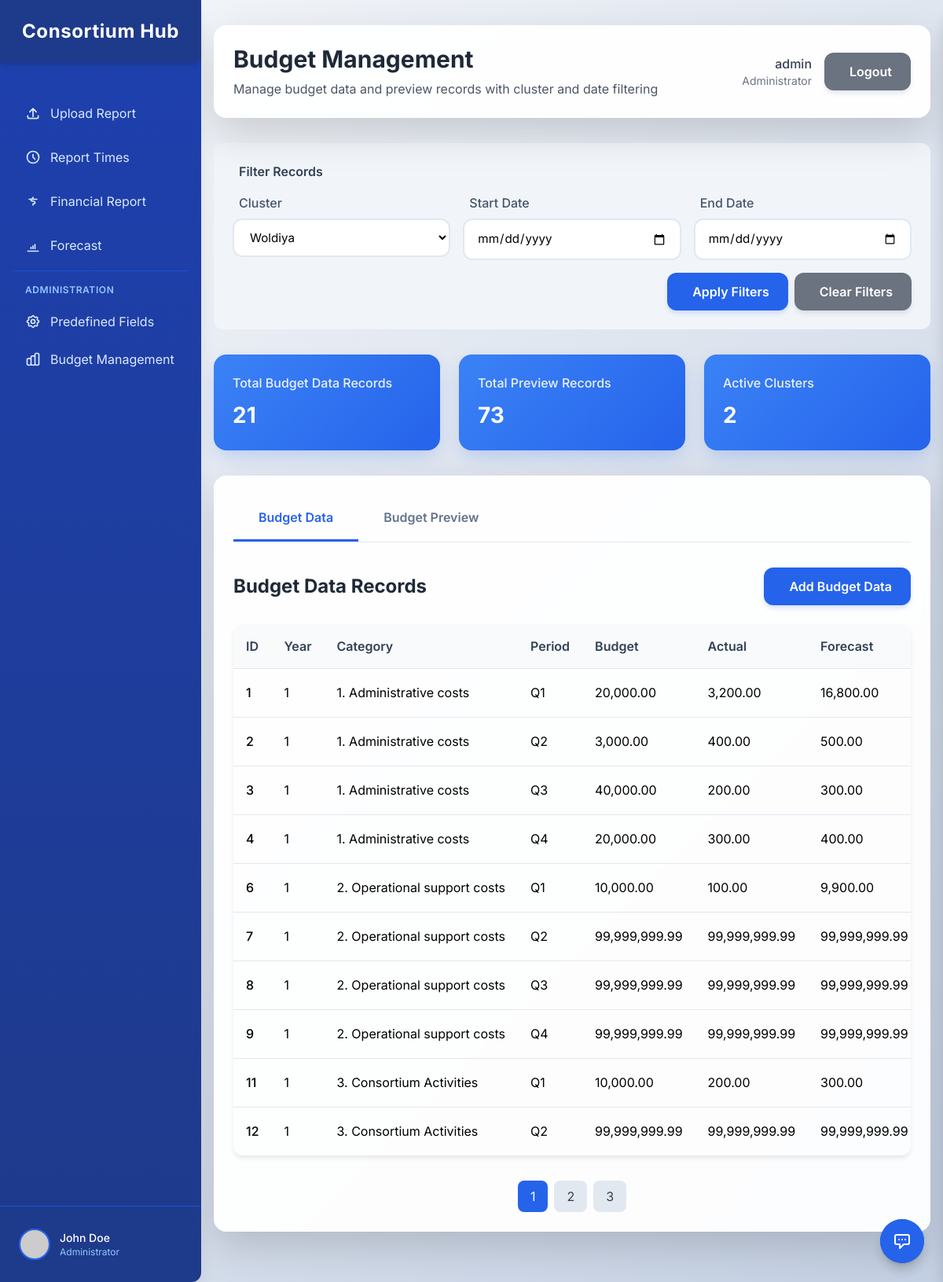
The page /admin_budget_management.php?cluster=Woldiya (signed in) on the database its author committed.
### tables this page shows
CREATE TABLE `budget_data` (
  `id` int(11) NOT NULL,
  `year` int(11) NOT NULL,
  `category_name` varchar(255) NOT NULL,
  `period_name` varchar(50) NOT NULL,
  `budget` decimal(10,2) DEFAULT NULL,
  `actual` decimal(10,2) DEFAULT NULL,
  `forecast` decimal(10,2) DEFAULT NULL,
  `actual_plus_forecast` decimal(10,2) DEFAULT NULL,
  `variance_percentage` decimal(5,2) DEFAULT NULL,
  `quarter_number` tinyint(4) DEFAULT NULL,
  `start_date` date DEFAULT NULL,
  `end_date` date DEFAULT NULL,
  `certified` enum('certified','uncertified') DEFAULT 'uncertified',
  `cluster` varchar(100) DEFAULT NULL,
  `year2` int(11) DEFAULT NULL
);

### admin_budget_management.php (the view, shortened to what this page needs)
<?php
include 'setup_database.php';
$clustersQuery = "SELECT * FROM clusters WHERE is_active = 1 ORDER BY cluster_name";
$clustersResult = $conn->query($clustersQuery);
$clusters = [];
if ($clustersResult && $clustersResult->num_rows > 0) {
    while ($row = $clustersResult->fetch_assoc()) {
        $clusters[] = $row;
    }
}
$selected_cluster = isset($_GET['cluster']) ? $_GET['cluster'] : '';
$start_date = isset($_GET['start_date']) ? $_GET['start_date'] : '';
$end_date = isset($_GET['end_date']) ? $_GET['end_date'] : '';
$records_per_page = 10;
$page = isset($_GET['page']) ? (int)$_GET['page'] : 1;
$offset = ($page - 1) * $records_per_page;
$budgetDataQuery = "SELECT * FROM budget_data WHERE 1=1";
$countQuery = "SELECT COUNT(*) as total FROM budget_data WHERE 1=1";
$params = [];
$types = "";
if (!empty($selected_cluster)) {
    $budgetDataQuery .= " AND cluster = ?";
    $countQuery .= " AND cluster = ?";
    $params[] = $selected_cluster;
    $types .= "s";
}
$budgetDataQuery .= " ORDER BY year DESC, category_name, period_name LIMIT ? OFFSET ?";
$budgetDataParams = array_merge($params, [$records_per_page, $offset]);
$budgetDataTypes = $types . "ii";
if (!empty($params)) {
    $stmt = $conn->prepare($budgetDataQuery);
    $stmt->bind_param($budgetDataTypes, ...$budgetDataParams);
    $stmt->execute();
    $budgetDataResult = $stmt->get_result();
    $countStmt = $conn->prepare($countQuery);
    $countStmt->bind_param($types, ...$params);
    $countStmt->execute();
    $countResult = $countStmt->get_result();
    $total_budget_data_records = $countResult->fetch_assoc()['total'];
}
$budget_data_records = [];
if ($budgetDataResult && $budgetDataResult->num_rows > 0) {
    while ($row = $budgetDataResult->fetch_assoc()) {
        $budget_data_records[] = $row;
    }
}
$total_budget_data_pages = ceil($total_budget_data_records / $records_per_page);
$countPreviewQuery = "SELECT COUNT(*) as total FROM budget_preview WHERE 1=1";
$params = [];
$types = "";
if (!empty($selected_cluster)) {
    $countPreviewQuery .= " AND cluster = ?";
    $params[] = $selected_cluster;
    $types .= "s";
}
if (!empty($params)) {
    $countStmt = $conn->prepare($countPreviewQuery);
    $countStmt->bind_param($types, ...$params);
    $countStmt->execute();
    $countResult = $countStmt->get_result();
    $total_budget_preview_records = $countResult->fetch_assoc()['total'];
}
?>
<!DOCTYPE html>
<html lang="en">
<head>
    <?php
    include 'header.php';
    ?>
</head>
<body>
    <div class="main-content-flex flex-1 flex-col">
        <?php include 'message_system.php'; ?>
        <div class="flex-1 py-8 overflow-y-auto">
            <div class="max-w-7xl mx-auto px-4">
                <div class="admin-card p-6 mb-8">
                    <div class="flex flex-col md:flex-row md:items-center md:justify-between gap-4">
                        <div>
                            <h1 class="text-3xl font-bold text-gray-800">Budget Management</h1>
                            <p class="text-gray-600 mt-2">Manage budget data and preview records with cluster and date filtering</p>
                        </div>
                        <div class="flex items-center gap-4">
                            <div class="text-right">
                                <p class="text-gray-700 font-medium"><?php echo htmlspecialchars($_SESSION['username']); ?></p>
                                <p class="text-gray-500 text-sm">Administrator</p>
                            </div>
                            <a href="logout.php" class="btn-secondary flex items-center gap-2">
                                <i class="fas fa-sign-out-alt"></i> Logout
                            </a>
                        </div>
                    </div>
                </div>
                <div class="filter-section">
                    <div class="filter-title">
                        <i class="fas fa-filter"></i> Filter Records
                    </div>
                    <form method="GET" class="filter-form">
                        <div class="filter-row">
                            <div class="filter-item">
                                <label class="filter-label" for="cluster">
                                    <i class="fas fa-building mr-2"></i>Cluster
                                </label>
                                <select id="cluster" name="cluster" class="form-select">
                                    <?php foreach ($clusters as $cluster): ?>
                                        <option value="<?php echo htmlspecialchars($cluster['cluster_name']); ?>" <?php echo ($selected_cluster === $cluster['cluster_name']) ? 'selected' : ''; ?>>
                                            <?php echo htmlspecialchars($cluster['cluster_name']); ?>
                                        </option>
                                    <?php endforeach; ?>
                                </select>
                            </div>
                            <div class="filter-item">
                                <label class="filter-label" for="start_date">
                                    <i class="fas fa-calendar-alt mr-2"></i>Start Date
                                </label>
                                <input
                                    type="date"
                                    id="start_date"
                                    name="start_date"
                                    class="form-input"
                                    value="<?php echo htmlspecialchars($start_date); ?>"
                                >
                            </div>
                            <div class="filter-item">
                                <label class="filter-label" for="end_date">
                                    <i class="fas fa-calendar-alt mr-2"></i>End Date
                                </label>
                                <input
                                    type="date"
                                    id="end_date"
                                    name="end_date"
                                    class="form-input"
                                    value="<?php echo htmlspecialchars($end_date); ?>"
                                >
                            </div>
                        </div>
                        <div class="flex justify-end gap-2">
                            <button type="submit" class="btn-primary flex items-center gap-2">
                                <i class="fas fa-search"></i> Apply Filters
                            </button>
                            <a href="admin_budget_management.php" class="btn-secondary flex items-center gap-2">
                                <i class="fas fa-times"></i> Clear Filters
                            </a>
                        </div>
                    </form>
                </div>
                <div class="stats-grid">
                    <div class="stats-card">
                        <div class="stats-title">Total Budget Data Records</div>
                        <div class="stats-value"><?php echo $total_budget_data_records; ?></div>
                    </div>
                    <div class="stats-card">
                        <div class="stats-title">Total Preview Records</div>
                        <div class="stats-value"><?php echo $total_budget_preview_records; ?></div>
                    </div>
                    <div class="stats-card">
                        <div class="stats-title">Active Clusters</div>
                        <div class="stats-value"><?php echo count($clusters); ?></div>
                    </div>
                </div>
                <div class="admin-card p-6">
                    <div class="tabs">
                        <div class="tab active" onclick="switchTab('budget-data')">Budget Data</div>
                        <div class="tab" onclick="switchTab('budget-preview')">Budget Preview</div>
                    </div>
                    <div id="budget-data-tab" class="tab-content active">
                        <div class="flex justify-between items-center mb-6">
                            <h2 class="text-2xl font-bold text-gray-800">Budget Data Records</h2>
                            <button class="btn-primary flex items-center gap-2" onclick="openAddBudgetDataModal()">
                                <i class="fas fa-plus"></i> Add Budget Data
                            </button>
                        </div>
                        <div class="table-container">
                            <table>
                                <thead>
                                    <tr>
                                        <th>ID</th>
                                        <th>Year</th>
                                        <th>Category</th>
                                        <th>Period</th>
                                        <th>Budget</th>
                                        <th>Actual</th>
                                        <th>Forecast</th>
                                    </tr>
                                </thead>
                                <tbody>
                                    <?php if (empty($budget_data_records)): ?>
                                        <tr>
                                            <td colspan="12" class="text-center text-gray-500 py-8">
                                                <i class="fas fa-database fa-2x mb-2"></i>
                                                <p>No budget data records found</p>
                                            </td>
                                        </tr>
                                    <?php else: ?>
                                        <?php foreach ($budget_data_records as $record): ?>
                                            <tr>
                                                <td class="font-medium"><?php echo htmlspecialchars($record['id']); ?></td>
                                                <td><?php echo htmlspecialchars($record['year']); ?></td>
                                                <td><?php echo htmlspecialchars($record['category_name']); ?></td>
                                                <td><?php echo htmlspecialchars($record['period_name']); ?></td>
                                                <td><?php echo number_format($record['budget'] ?? 0, 2); ?></td>
                                                <td><?php echo number_format($record['actual'] ?? 0, 2); ?></td>
                                                <td><?php echo number_format($record['forecast'] ?? 0, 2); ?></td>
                                            </tr>
                                        <?php endforeach; ?>
                                    <?php endif; ?>
                                </tbody>
                            </table>
                        </div>
                        <?php if ($total_budget_data_pages > 1): ?>
                            <div class="pagination">
                                <?php for ($i = 1; $i <= $total_budget_data_pages; $i++): ?>
                                    <a href="?page=<?php echo $i; ?>&cluster=<?php echo urlencode($selected_cluster); ?>&start_date=<?php echo urlencode($start_date); ?>&end_date=<?php echo urlencode($end_date); ?>"
                                       class="<?php echo ($i == $page) ? 'active' : ''; ?>">
                                        <?php echo $i; ?>
                                    </a>
                                <?php endfor; ?>
                            </div>
                        <?php endif; ?>
                    </div>
                </div>
            </div>
        </div>
    </div>
</body>
</html>

### header.php (style rules this page uses)
body { font-family: 'Inter', sans-serif; overflow-y: auto; overflow-x: hidden; }
.main-content-flex { flex: 1; min-width: 0; display: flex; flex-direction: column; }

### admin_budget_management.php (style rules this page uses)
body { font-family: 'Inter', sans-serif; background: linear-gradient(135deg, #f5f7fa 0%, #c3cfe2 100%); min-height: 100vh; overflow-x: hidden; }
.admin-card { background: rgba(255, 255, 255, 0.95); backdrop-filter: blur(10px); border-radius: 1rem; box-shadow: 0 20px 50px rgba(0, 0, 0, 0.15); border: 1px solid rgba(255, 255, 255, 0.2); margin-bottom: 2rem; }
.form-input, .form-select { transition: all 0.3s; border: 2px solid #e2e8f0; border-radius: 0.75rem; padding: 0.75rem 1rem; width: 100%; font-size: 0.95rem; background: #ffffff; }
.btn-primary { background: #2563eb; color: white; border: none; border-radius: 0.75rem; padding: 0.75rem 1.5rem; font-weight: 600; transition: all 0.3s; box-shadow: 0 4px 6px -1px rgba(37, 99, 235, 0.2); }
.btn-secondary { background: #6b7280; color: white; border: none; border-radius: 0.75rem; padding: 0.75rem 1.5rem; font-weight: 600; transition: all 0.3s; box-shadow: 0 4px 6px -1px rgba(107, 114, 128, 0.2); }
.table-container { border-radius: 0.75rem; overflow: hidden; box-shadow: 0 4px 6px -1px rgba(0, 0, 0, 0.1); margin-bottom: 2rem; overflow-x: auto; width: 100%; }
table { width: 100%; border-collapse: collapse; min-width: 800px; }
th, td { padding: 1rem; text-align: left; border-bottom: 1px solid #e2e8f0; white-space: nowrap; }
th { background-color: #f8fafc; font-weight: 600; color: #334155; }
tr:last-child td { border-bottom: none; }
.tabs { display: flex; border-bottom: 1px solid #e2e8f0; margin-bottom: 2rem; }
.tab { padding: 1rem 2rem; cursor: pointer; border-bottom: 3px solid transparent; font-weight: 600; color: #64748b; }
.tab.active { color: #2563eb; border-bottom: 3px solid #2563eb; }
.tab-content { display: none; }
.tab-content.active { display: block; }
.filter-section { background: #f1f5f9; border-radius: 0.75rem; padding: 1.5rem; margin-bottom: 2rem; }
.filter-title { font-weight: 600; color: #334155; margin-bottom: 1rem; display: flex; align-items: center; }
.filter-row { display: flex; flex-wrap: wrap; gap: 1rem; margin-bottom: 1rem; }
.filter-item { flex: 1; min-width: 200px; }
.filter-label { display: block; margin-bottom: 0.5rem; font-weight: 500; color: #475569; }
.stats-card { background: linear-gradient(135deg, #3b82f6 0%, #2563eb 100%); color: white; border-radius: 1rem; padding: 1.5rem; box-shadow: 0 10px 25px -5px rgba(37, 99, 235, 0.25); }
.stats-title { font-size: 1rem; font-weight: 500; margin-bottom: 0.5rem; opacity: 0.9; }
.stats-value { font-size: 1.75rem; font-weight: 700; }
.stats-grid { display: grid; grid-template-columns: repeat(auto-fit, minmax(250px, 1fr)); gap: 1.5rem; margin-bottom: 2rem; }
.pagination { display: flex; justify-content: center; margin-top: 2rem; gap: 0.5rem; }
.pagination a { padding: 0.5rem 1rem; border-radius: 0.5rem; background: #e2e8f0; color: #334155; text-decoration: none; transition: all 0.3s; }
.pagination .active { background: #2563eb; color: white; }

### rows shown on the page
budget_data: id "1", year "1", category_name "1. Administrative costs", period_name "Q1", budget "20,000.00", actual "3,200.00", forecast "16,800.00"
budget_data: id "2", year "1", category_name "1. Administrative costs", period_name "Q2", budget "3,000.00", actual "400.00", forecast "500.00"
budget_data: id "3", year "1", category_name "1. Administrative costs", period_name "Q3", budget "40,000.00", actual "200.00", forecast "300.00"
budget_data: id "4", year "1", category_name "1. Administrative costs", period_name "Q4", budget "20,000.00", actual "300.00", forecast "400.00"
budget_data: id "6", year "1", category_name "2. Operational support costs", period_name "Q1", budget "10,000.00", actual "100.00", forecast "9,900.00"
budget_data: id "7", year "1", category_name "2. Operational support costs", period_name "Q2", budget "99,999,999.99", actual "99,999,999.99", forecast "99,999,999.99"
budget_data: id "8", year "1", category_name "2. Operational support costs", period_name "Q3", budget "99,999,999.99", actual "99,999,999.99", forecast "99,999,999.99"
budget_data: id "9", year "1", category_name "2. Operational support costs", period_name "Q4", budget "99,999,999.99", actual "99,999,999.99", forecast "99,999,999.99"
budget_data: id "11", year "1", category_name "3. Consortium Activities", period_name "Q1", budget "10,000.00", actual "200.00", forecast "300.00"
budget_data: id "12", year "1", category_name "3. Consortium Activities", period_name "Q2", budget "99,999,999.99", actual "99,999,999.99", forecast "99,999,999.99"

### other values the page prints
$_SESSION['username'] "admin"
$total_budget_data_records "21"
$total_budget_preview_records "73"
count($clusters) "2"
form field cluster "Woldiya"
